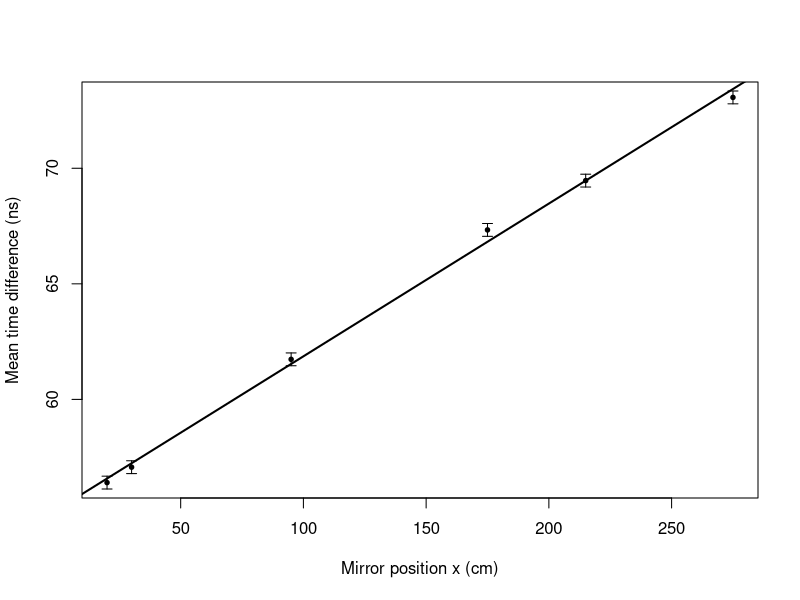

Here is the R script that generated this plot:
distance_cm <- c(20, 30, 95, 175, 215, 275)

trial1_ns <- c(56.8, 57.6, 61.2, 67.6, 69.6, 72.8)
trial2_ns <- c(56.4, 57.2, 62.4, 67.2, 70.0, 73.2)
trial3_ns <- c(56.0, 56.4, 61.6, 67.2, 68.8, 73.2)

data <- data.frame(
  distance_cm,
  trial1_ns,
  trial2_ns,
  trial3_ns
)

data$mean_time_ns <- rowMeans(
  data[, c("trial1_ns", "trial2_ns", "trial3_ns")]
)

data$sd_time_ns <- apply(
  data[, c("trial1_ns", "trial2_ns", "trial3_ns")],
  1,
  sd
)

data$se_time_ns <- sqrt(mean(data$sd_time_ns^2)) / sqrt(3)

print(data)

fit <- lm(mean_time_ns ~ distance_cm, data = data)

summary(fit)

plot(
  data$distance_cm,
  data$mean_time_ns,
  pch = 19,
  cex = 0.6,
  xlab = "Mirror position x (cm)",
  ylab = "Mean time difference (ns)"
)

arrows(
  data$distance_cm,
  data$mean_time_ns - data$se_time_ns,
  data$distance_cm,
  data$mean_time_ns + data$se_time_ns,
  angle = 90,
  code = 3,
  length = 0.05
)

abline(fit, lwd = 2)

slope <- coef(fit)[2]
intercept <- coef(fit)[1]
r_squared <- summary(fit)$r.squared

slope
intercept
r_squared
